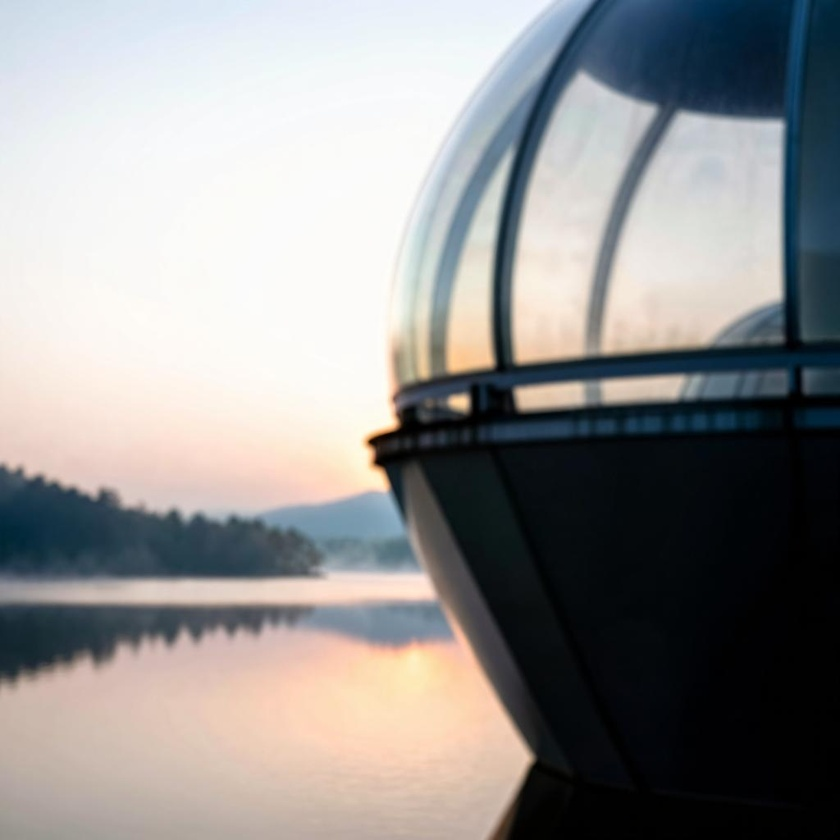
#> input picture refs/zimage-local-test.jpg, 840 x 840 px, shrunk from 1024 x 1024 before the run
$ python quality.py ../refs/zimage-local-test.jpg   (older library calls are emulated)
#> lines starting #> are read from the running program, lines starting #| are printed output that depends on the picture
#!/usr/bin/env python3
"""Quantitative quality metrics for generated Qwen-Image-2.1 PNGs.

No human-in-the-loop viewing is required: every number here is computed from the
pixels, so runs on different offload recipes / resolutions / models can be compared
directly.

Per image:
  * width, height, mode, bytes
  * sharpness   Laplacian variance (higher = more high-frequency detail)
  * entropy     Shannon entropy of the luminance histogram (bits, 0..8)
  * contrast    luminance std / 127.5
  * saturation  mean HSV saturation
  * alpha_transparent_fraction / alpha_mean  (RGBA output only)

Optional:
  * --ocr-text   run tesseract and report the detected text (text rendering)
  * --psnr a.png b.png   compare two images of identical size

Usage:
  python3 quality.py results/full-offload --ocr-text "QWEN IMAGE 2.1"
  python3 quality.py --psnr results/a.png results/b.png
"""

from __future__ import annotations

import argparse
import json
import math
import subprocess
import sys
from pathlib import Path

import cv2
import numpy as np
from PIL import Image


def entropy_of(gray: np.ndarray) -> float:
    hist = cv2.calcHist([gray], [0], None, [256], [0, 256]).ravel()
    total = hist.sum()
    if total == 0:
        return 0.0
    p = hist / total
    p = p[p > 0]
    return float(-(p * np.log2(p)).sum())


def image_metrics(path: Path) -> dict:
    img = Image.open(path)
#> img is the input picture: PIL image 840x840 RGB; mean R, G, B 145.7, 144.8, 144.2
    arr = np.asarray(img)
    rgb = np.asarray(img.convert("RGB"))
    gray = cv2.cvtColor(rgb, cv2.COLOR_RGB2GRAY)
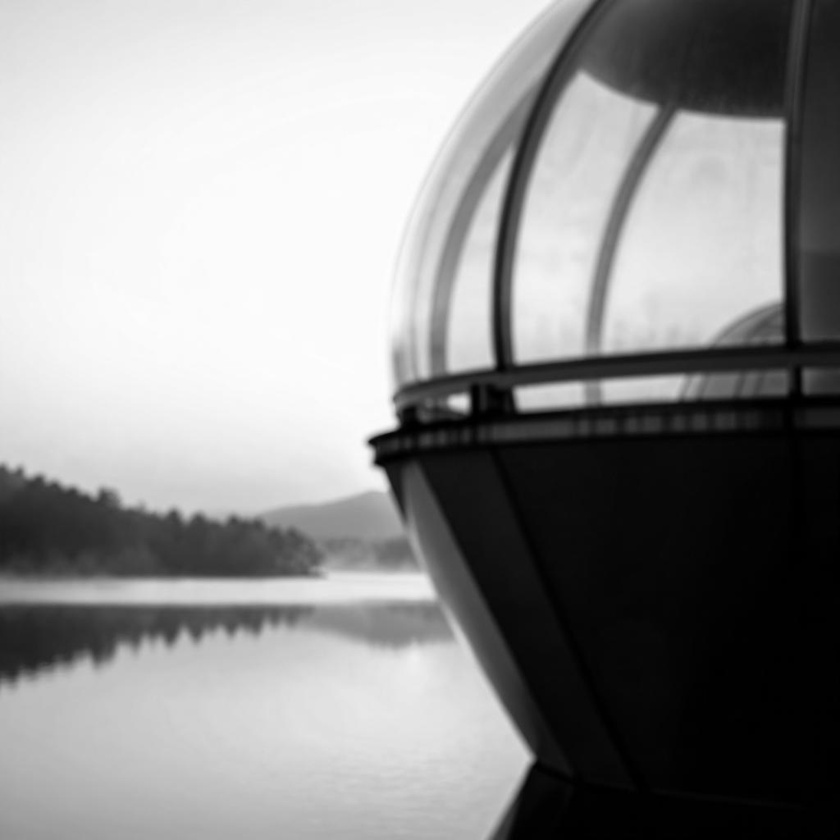
#> gray: shape (840, 840); min 0, max 254, mean 145
    hsv = cv2.cvtColor(rgb, cv2.COLOR_RGB2HSV)
#> hsv: shape (840, 840, 3); mean H, S, V 59.7, 64.8, 155.4
    metrics = {
        "file": path.name,
        "width": img.width,
        "height": img.height,
        "mode": img.mode,
        "bytes": path.stat().st_size,
        "megapixels": round(img.width * img.height / 1e6, 3),
        "sharpness_laplacian_var": round(float(cv2.Laplacian(gray, cv2.CV_64F).var()), 1),
        "entropy_bits": round(entropy_of(gray), 4),
        "contrast": round(float(gray.std()) / 127.5, 4),
        "saturation": round(float(hsv[:, :, 1].mean()) / 255.0, 4),
        "luma_mean": round(float(gray.mean()), 2),
        "unique_colors_rgb": int(len(np.unique(rgb.reshape(-1, 3), axis=0))),
    }
#> in entropy_of, `hist = cv2.calcHist([gray], [0], None, [256], [0, 256]).ravel()`: hist = 256 values, max 46837 at index 251, min 0 at index 255, mean 2756.2
#> in entropy_of, `total = hist.sum()`: total = 705600
#> in entropy_of, `p = hist / total`: p = 256 values, max 0.0664 at index 251, min 0 at index 255, mean 0.00391
#> in entropy_of, `p = p[p > 0]`: p = 255 values, max 0.0664 at index 251, min 1.42e-05 at index 254, mean 0.00392
    if img.mode == "RGBA":
        alpha = arr[:, :, 3]
        metrics["alpha_mean"] = round(float(alpha.mean()), 2)
        metrics["alpha_transparent_fraction"] = round(float((alpha < 250).mean()), 4)
        metrics["alpha_fully_opaque_fraction"] = round(float((alpha >= 255).mean()), 4)
    return metrics


def ocr_text(path: Path) -> str:
    try:
        out = subprocess.run(
            ["tesseract", str(path), "-", "--psm", "11"],
            capture_output=True,
            text=True,
            timeout=120,
        )
        return out.stdout.strip()
    except Exception as exc:  # pragma: no cover
        return f"<ocr failed: {exc}>"


def normalize(text: str) -> str:
    keep = [c for c in text.lower() if c.isalnum() or c.isspace()]
    return "".join(keep)


def psnr(a: Path, b: Path) -> dict:
    x = np.asarray(Image.open(a).convert("RGB"), dtype=np.float64)
    y = np.asarray(Image.open(b).convert("RGB"), dtype=np.float64)
    if x.shape != y.shape:
        return {"a": a.name, "b": b.name, "error": f"shape mismatch {x.shape} vs {y.shape}"}
    mse = float(((x - y) ** 2).mean())
    value = math.inf if mse == 0 else 10 * math.log10((255.0**2) / mse)
    return {
        "a": a.name,
        "b": b.name,
        "mse": round(mse, 3),
        "psnr_db": "inf" if math.isinf(value) else round(value, 2),
        "max_abs_diff": int(np.abs(x - y).max()),
        "mean_abs_diff": round(float(np.abs(x - y).mean()), 3),
    }


def main() -> int:
    ap = argparse.ArgumentParser()
    ap.add_argument("paths", nargs="*", help="PNG files or directories of PNGs")
    ap.add_argument("--ocr-text", default=None, help="expected substring to look for via tesseract")
    ap.add_argument("--psnr", nargs=2, metavar=("A", "B"), default=None)
    ap.add_argument("--json-out", default=None)
    args = ap.parse_args()

    if args.psnr:
        result = psnr(Path(args.psnr[0]), Path(args.psnr[1]))
        print(json.dumps(result, indent=2))
        return 0

    if not args.paths:
        ap.error("give at least one PNG path/dir, or use --psnr A B")

    files: list[Path] = []
    for raw in args.paths:
        path = Path(raw)
        if path.is_dir():
            files.extend(sorted(path.glob("*.png")))
        else:
            files.append(path)

    rows = []
    expected = normalize(args.ocr_text) if args.ocr_text else None
    for path in files:
        row = image_metrics(path)
#> row = 12 items
        if expected:
            text = ocr_text(path)
            found = normalize(text)
            row["ocr_text"] = " ".join(text.split())
            row["ocr_expected_hit"] = bool(expected and expected in found)
        rows.append(row)

    print(f"{'file':44s} {'WxH':>11s} {'mode':>5s} {'MB':>6s} {'sharp':>9s} {'ent':>6s} {'contr':>6s} {'sat':>5s} {'colors':>8s}")
    for r in rows:
        print(
            f"{r['file'][:44]:44s} {r['width']}x{r['height']:<5d} {r['mode']:>5s} "
            f"{r['bytes']/1e6:6.2f} {r['sharpness_laplacian_var']:9.1f} "
            f"{r['entropy_bits']:6.3f} {r['contrast']:6.3f} {r['saturation']:5.3f} "
            f"{r['unique_colors_rgb']:8d}"
        )
        if "alpha_transparent_fraction" in r:
            print(
                f"    alpha: mean={r['alpha_mean']} transparent_fraction="
                f"{r['alpha_transparent_fraction']} fully_opaque_fraction="
                f"{r['alpha_fully_opaque_fraction']}"
            )
        if "ocr_text" in r:
            print(f"    ocr[{r['ocr_expected_hit']}]: {r['ocr_text'][:160]!r}")
#> this loop made 1 pass
#| zimage-local-test.jpg                        840x840     RGB   0.09       4.0  7.174  0.761 0.254    53207

    if args.json_out:
        Path(args.json_out).write_text(json.dumps(rows, indent=2))
        print("wrote", args.json_out)
    return 0


if __name__ == "__main__":
    raise SystemExit(main())
#> (the program exits here)
